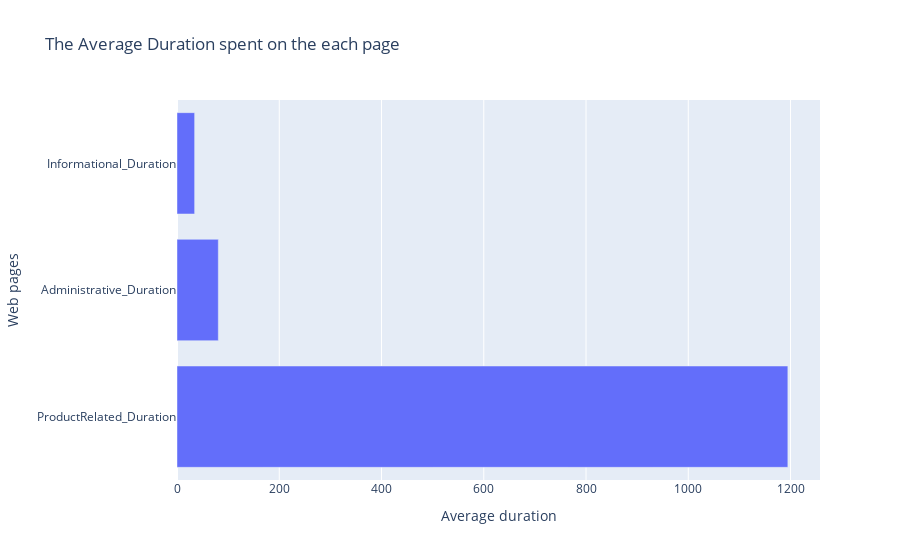

The cell this chart's notebook holds for it:
### Markdown cell above
### Observations:
1. The percentage of Bounce rates is half of that of Exit rates. This implies that in most of the sessions users did not trigger actions after visiting any of the web page.
2. The Average Special Day is a non zero value. This means most of the visits were made closed to special days e.g Valentines's day.
3. We are not able to say much with the page value as the revenue in values are not specified in the data set

### Code cell
Avg_Duration=pd.DataFrame(df[[col for col in df.columns if ('Duration' in col)]].mean(), 
                           columns=['Average']).reset_index()

fig = px.bar(Avg_Duration,x='Average',y='index',labels=dict(index='Web pages',
                                        Average='Average duration'),title="The Average Duration spent on the each page")
fig.update_layout(barmode='stack', yaxis={'categoryorder':'total descending'})

### Figure 1 — Plotly figure (JSON) as saved in the notebook; plotly's stock layout.template omitted (floating-point values rounded to 4 significant figures)
{"data": [{"alignmentgroup": "True", "hovertemplate": "Average duration=%{x}<br>Web pages=%{y}<extra></extra>", "legendgroup": "", "marker": {"color": "#636efa"}, "name": "", "offsetgroup": "", "orientation": "h", "showlegend": false, "textposition": "auto", "type": "bar", "x": [80.82, 34.47, 1195.0], "xaxis": "x", "y": ["Administrative_Duration", "Informational_Duration", "ProductRelated_Duration"], "yaxis": "y"}], "layout": {"barmode": "stack", "legend": {"tracegroupgap": 0}, "title": {"text": "The Average Duration spent on the each page"}, "xaxis": {"anchor": "y", "domain": [0, 1], "title": {"text": "Average duration"}}, "yaxis": {"anchor": "x", "categoryorder": "total descending", "domain": [0, 1], "title": {"text": "Web pages"}}}}
